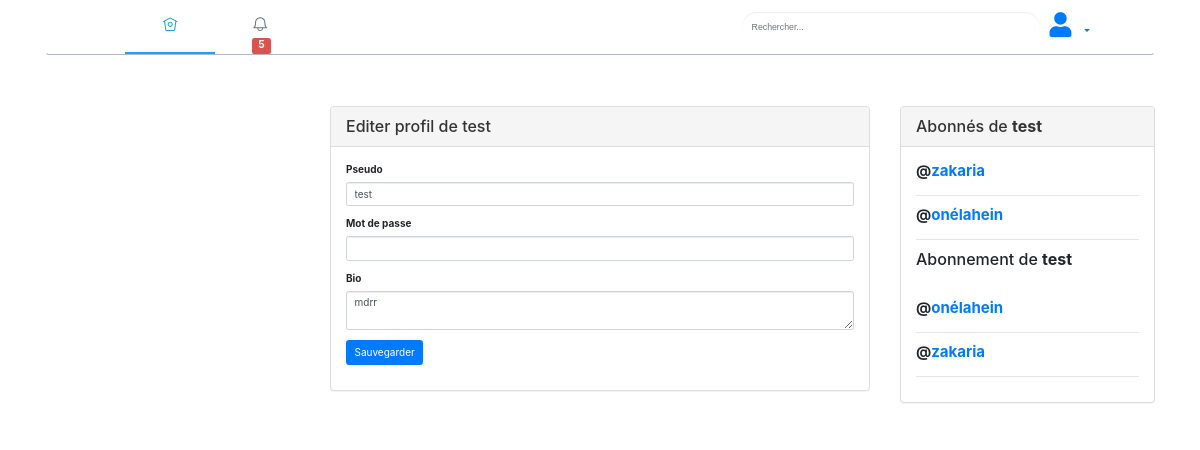
The app's page /views/profile.php (signed in) with its own data.
### tables this page shows
CREATE TABLE IF NOT EXISTS `users` (
  `id` int NOT NULL AUTO_INCREMENT,
  `nickname` varchar(255) NOT NULL,
  `birthday` date NOT NULL,
  `email` varchar(255) NOT NULL,
  `password` varchar(255) NOT NULL,
  `registration_date` datetime NOT NULL,
  `bio` text,
  `theme` varchar(255) NOT NULL,
  PRIMARY KEY (`id`),
  UNIQUE KEY `email` (`email`),
  UNIQUE KEY `nickname` (`nickname`)
);

### connect/functions.php (called while the page is built, shortened)
<?php
function Load_notification($connect, $receiver_id)
{
	$query = "
	SELECT * FROM notifications
	WHERE notification_receiver_id = '" . $receiver_id . "'
	ORDER BY notification_id DESC
	";
	$statement = $connect->prepare($query);
	$statement->execute();
	$result = $statement->fetchAll();
	$total_row = $statement->rowCount();
	$output = '';
	if ($total_row > 0) {
		foreach ($result as $row) {
			$output .= '<li><a href="#">' . $row["notification_text"] . '</a></li>';
		}
	}
	return $output;
}

### views/profile.php (the view, shortened to what this page needs)
<?php
include('../connect/functions.php');
$query = "SELECT * FROM users WHERE id = '" . $_SESSION["user_id"] . "'";
$statement = $connect->prepare($query);
$statement->execute();
$result = $statement->fetchAll();
?>
<html>
<head>
	<link rel="stylesheet" href="https://maxcdn.bootstrapcdn.com/bootstrap/3.3.7/css/bootstrap.min.css">
	<link rel="stylesheet" href="../css/style1.css">
	<link rel="stylesheet" href="../css/dark.css">
</head>
<body>
	<div class="container">
		<?php
		include('menu.php');
		?>
		<div>
		</div>
		<div class="row">
			<div class="col-md-3">
			</div>
			<div class="col-md-6">
				<div class="panel panel-default">
					<div class="panel-heading">
						<?php echo  "<h3 class='panel-title'>Editer profil de " . $_SESSION['nickname'] . "</h3>" ?>
					</div>
					<div class="panel-body">
						<?php
						foreach ($result as $row) {
						?>
							<form method="post" enctype="multipart/form-data">
								<div class="form-group">
									<label>Pseudo</label>
									<input type="text" name="nickname" id="nickname" required class="form-control" value="<?php echo $row["nickname"]; ?>" />
								</div>
								<div class="form-group">
									<label>Mot de passe</label>
									<input type="password" name="password" id="password" class="form-control" />
								</div>
								<div class="form-group">
									<label>Bio</label>
									<textarea name="bio" id="bio" class="form-control"><?php echo $row["bio"]; ?></textarea>
								</div>
								<div class="form-group">
									<input type="submit" name="edit_profile" id="edit_profile" class="btn btn-primary" value="Sauvegarder" />
								</div>
							</form>
						<?php
						}
						?>
					</div>
				</div>
			</div>
			<div class="col-sm-3">
				<div class="panel panel-default">
					<div class="panel-heading">
						<h3 class="panel-title">Abonnés de <b><?php echo  ' ' . $_SESSION['nickname']; ?></b></h3>
					</div>
					<div class="panel-body">
						<?php
						$follower_query = "
		SELECT * FROM users
			INNER JOIN link_user_follower_user_following
			ON link_user_follower_user_following.id_following = users.id
			WHERE link_user_follower_user_following.id_follower = '" . $_SESSION['user_id'] . "'
		";
						$statement = $connect->prepare($follower_query);
						$statement->execute();
						$follower_result = $statement->fetchAll();
						foreach ($follower_result as $follower_row) {
							if ($follower_row) {
								echo '
			<div class="row">
				<div class="col-md-4">
					<h4><b>@<a href="user_tweets.php?data=' . $follower_row["nickname"] . '">' . $follower_row["nickname"] . '</a></b></h4>
				</div>
			</div>
			<hr />
			';
							}
						}
						?>
						<h3 class="panel-title">Abonnement de <b><?php echo  ' ' . $_SESSION['nickname']; ?></b></h3>
					</div>
					<div class="panel-body">
						<?php
						$follower_query = "
		SELECT * FROM users
			INNER JOIN link_user_follower_user_following
			ON link_user_follower_user_following.id_follower = users.id
			WHERE link_user_follower_user_following.id_following = '" . $_SESSION['user_id'] . "'
		";
						$statement = $connect->prepare($follower_query);
						$statement->execute();
						$follower_result = $statement->fetchAll();
						foreach ($follower_result as $follower_row) {
							if ($follower_row) {
								echo '
			<div class="row">
				<div class="col-md-4">
					<h4><b>@<a href="user_tweets.php?data=' . $follower_row["nickname"] . '">' . $follower_row["nickname"] . '</a></b></h4>
				</div>
			</div>
			<hr />
			';
							}
						}
						?>
					</div>
				</div>
</body>
</html>

### css/dark.css (style rules this page uses)
* { box-sizing: border-box; }
body { background-color: #fafafa; align-items: center; justify-content: center; margin: 0; transition: background 0.2s linear; }
@media (prefers-color-scheme: light) { body { background:#fff; color: #424242; } }

### records on screen
users: nickname "test", bio "mdrr"
users: nickname "zakaria"
users: nickname "onélahein"

### other values on screen
$total_notification "5"
$_SESSION['nickname'] "test"
